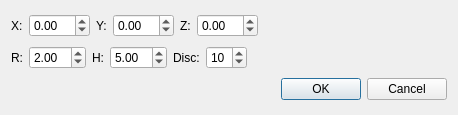
<?xml version="1.0" encoding="UTF-8"?>
<ui version="4.0">
 <class>DialogCylinder</class>
 <widget class="QDialog" name="DialogCylinder">
  <property name="geometry">
   <rect>
    <x>0</x>
    <y>0</y>
    <width>458</width>
    <height>115</height>
   </rect>
  </property>
  <property name="windowTitle">
   <string>Dialog</string>
  </property>
  <layout class="QVBoxLayout" name="verticalLayout">
   <item>
    <layout class="QHBoxLayout" name="horizontalLayout">
     <item>
      <widget class="QLabel" name="label">
       <property name="text">
        <string>X:</string>
       </property>
      </widget>
     </item>
     <item>
      <widget class="QDoubleSpinBox" name="doubleSpinBox_X">
       <property name="minimum">
        <double>-99.000000000000000</double>
       </property>
      </widget>
     </item>
     <item>
      <widget class="QLabel" name="label_2">
       <property name="text">
        <string>Y:</string>
       </property>
      </widget>
     </item>
     <item>
      <widget class="QDoubleSpinBox" name="doubleSpinBox_Y">
       <property name="minimum">
        <double>-99.000000000000000</double>
       </property>
      </widget>
     </item>
     <item>
      <widget class="QLabel" name="label_3">
       <property name="text">
        <string>Z:</string>
       </property>
      </widget>
     </item>
     <item>
      <widget class="QDoubleSpinBox" name="doubleSpinBox_Z">
       <property name="minimum">
        <double>-99.000000000000000</double>
       </property>
      </widget>
     </item>
     <item>
      <spacer name="horizontalSpacer_2">
       <property name="orientation">
        <enum>Qt::Horizontal</enum>
       </property>
       <property name="sizeHint" stdset="0">
        <size>
         <width>40</width>
         <height>20</height>
        </size>
       </property>
      </spacer>
     </item>
    </layout>
   </item>
   <item>
    <layout class="QHBoxLayout" name="horizontalLayout_2">
     <item>
      <widget class="QLabel" name="label_4">
       <property name="text">
        <string>R:</string>
       </property>
      </widget>
     </item>
     <item>
      <widget class="QDoubleSpinBox" name="doubleSpinBox_R">
       <property name="minimum">
        <double>1.000000000000000</double>
       </property>
       <property name="value">
        <double>2.000000000000000</double>
       </property>
      </widget>
     </item>
     <item>
      <widget class="QLabel" name="label_5">
       <property name="text">
        <string>H:</string>
       </property>
      </widget>
     </item>
     <item>
      <widget class="QDoubleSpinBox" name="doubleSpinBox_H">
       <property name="minimum">
        <double>1.000000000000000</double>
       </property>
       <property name="value">
        <double>5.000000000000000</double>
       </property>
      </widget>
     </item>
     <item>
      <widget class="QLabel" name="label_6">
       <property name="text">
        <string>Disc:</string>
       </property>
      </widget>
     </item>
     <item>
      <widget class="QSpinBox" name="spinBox_Disc">
       <property name="minimum">
        <number>1</number>
       </property>
       <property name="value">
        <number>10</number>
       </property>
      </widget>
     </item>
     <item>
      <spacer name="horizontalSpacer">
       <property name="orientation">
        <enum>Qt::Horizontal</enum>
       </property>
       <property name="sizeHint" stdset="0">
        <size>
         <width>40</width>
         <height>20</height>
        </size>
       </property>
      </spacer>
     </item>
    </layout>
   </item>
   <item>
    <widget class="QDialogButtonBox" name="buttonBox">
     <property name="orientation">
      <enum>Qt::Horizontal</enum>
     </property>
     <property name="standardButtons">
      <set>QDialogButtonBox::Cancel|QDialogButtonBox::Ok</set>
     </property>
    </widget>
   </item>
  </layout>
 </widget>
 <resources/>
 <connections>
  <connection>
   <sender>buttonBox</sender>
   <signal>accepted()</signal>
   <receiver>DialogCylinder</receiver>
   <slot>accept()</slot>
   <hints>
    <hint type="sourcelabel">
     <x>248</x>
     <y>254</y>
    </hint>
    <hint type="destinationlabel">
     <x>157</x>
     <y>274</y>
    </hint>
   </hints>
  </connection>
  <connection>
   <sender>buttonBox</sender>
   <signal>rejected()</signal>
   <receiver>DialogCylinder</receiver>
   <slot>reject()</slot>
   <hints>
    <hint type="sourcelabel">
     <x>316</x>
     <y>260</y>
    </hint>
    <hint type="destinationlabel">
     <x>286</x>
     <y>274</y>
    </hint>
   </hints>
  </connection>
 </connections>
</ui>
